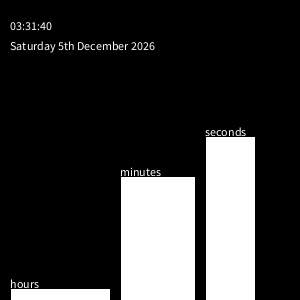
Frame 1 (no input)
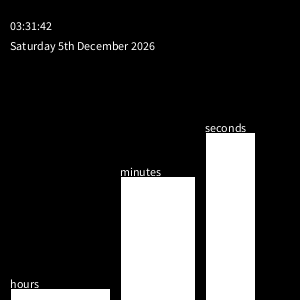
Frame 60 (the mouse pressed at the canvas centre just before this capture)
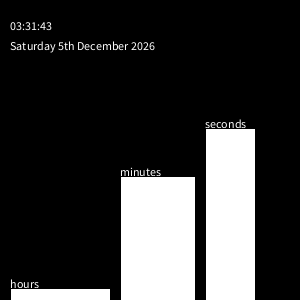
Frame 120 (the mouse held since frame 60 and released just before this capture)

The Processing sketch that drew these frames (run headless with seeded random() and noise(); from frame 60 on, the mouse is pressed at the canvas centre):

// Processing sketch: processing_170808
// ── processing_170808.pde


void setup() {
  size(300, 300);
  rectMode(CORNERS);
}

void draw() {
  background(0);
  time(10, 30); //call in x & y coords
  date(10, 50); //call in x & y coords
  timeBars();
  
}

import java.util.Calendar;

void date(int dateX, int dateY) {

  //set the variables for the date
  int d = day();
  String mo=str(month());
  int mo2=month();
  String y=str(year()); 

  // Array for finding the day of the week
  String[] weekDay = {"Sunday", "Monday", "Tuesday", "Wednesday", "Thursday", "Friday", "Saturday"};
  String[] month = {"January", "February", "March", "April", "May", "June", "July", "August", "September", "October", "November", "December"};
  
  // create calander to find day of week
  Calendar c;
  int dayOfWeek;
  c = Calendar.getInstance();
  dayOfWeek = c.get(Calendar.DAY_OF_WEEK);
  
  String day = str(d);
  if (d == 1) {
    day = day + "st";
  }
  
  if (d == 2) {
    day = day + "nd";
  }
  
  if (d == 3) {
    day = day + "rd";
  } 
  
  if (d > 3) {
    day = day + "th";
  } 

  // creates string combining date
  String dateValue = weekDay[dayOfWeek-1] + " " + day + " " + month[mo2-1] + " " + y;

  //display the date
  text(dateValue, dateX, dateY);
}

void time(int timeX, int timeY) {
  //set the variables up for the time
  float h=hour();
  float m=minute();
  float s=second();

  //adds a 0 to the beginning of single value digits
  String h2 = str(int(h));
  if (h2.length() == 1) {
    h2 = "0" + h2;
  }

  String m2 = str(int(m));
  if (m2.length() == 1) {
    m2 = "0" + m2;
  }

  String s2 = str(int(s));
  if (s2.length() == 1) {
    s2 = "0" + s2;
  }

  //create a string combining time values
  String timeValue = h2 + ":" + m2 + ":" + s2;

  //display the time
  text(timeValue, timeX, timeY);
}

void timeBars() {
  //Get time values
  int h=hour();
  int m=minute();
  int s=second(); 
  
  //convert time values for use as coordinates, amplified by 2 to make bigger
  int hourY = (4*h) %96;
  int minuteY = (4*m) %240;
  int secondY = (4*s) %240;
  
  //rect first 2 is one corner, second 2 is opposite corner
  //draws rectangles for each time value
  text("hours", 10,height-hourY);
  rect(10,height-hourY,110,height);
  
  text("minutes", 120,height-minuteY);
  rect(120,height-minuteY,195,height);
  
  text("seconds", 205,height-secondY);
  rect(205,height-secondY,255,height);
  
}
